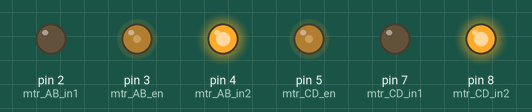
Simulated run of this sketch. Board: Arduino Uno, built with avr-gcc and run on an emulated ATmega328P. Parts: output pins drawn as LEDs (lit = HIGH).

Above: at 0.1 s.
Timing chart, 0 to 1.6 s (numbered marks = the images above):
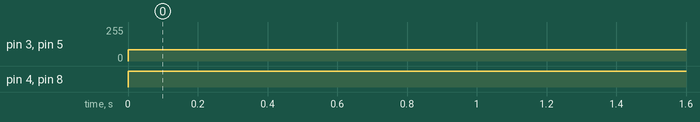

Measured:
- by itself, pin 3 (mtr_AB_en), pin 5 (mtr_CD_en): 0/255 → 85/255 at 0.00 s
- by itself, pin 4 (mtr_AB_in2), pin 8 (mtr_CD_in2): LOW → HIGH at 0.00 s

The sketch:

AURAMAN.ino
```cpp
int mtr_AB_en= 3;
int mtr_AB_in1= 2;
int mtr_AB_in2= 4;

int mtr_CD_en= 5;
int mtr_CD_in1= 7;
int mtr_CD_in2= 8;


void setup() {

  pinMode(mtr_AB_en,OUTPUT);
  pinMode(mtr_AB_in1,OUTPUT);
  pinMode(mtr_AB_in2,OUTPUT);

  pinMode(mtr_CD_en,OUTPUT);
  pinMode(mtr_CD_in1,OUTPUT);
  pinMode(mtr_CD_in2,OUTPUT);


}

void loop() {

  digitalWrite(mtr_AB_in1,LOW);
  digitalWrite(mtr_AB_in2,HIGH);
  analogWrite(mtr_AB_en,85);

  digitalWrite(mtr_CD_in1,LOW);
  digitalWrite(mtr_CD_in2,HIGH);
  analogWrite(mtr_CD_en,85);


  delay(10);

}
```
